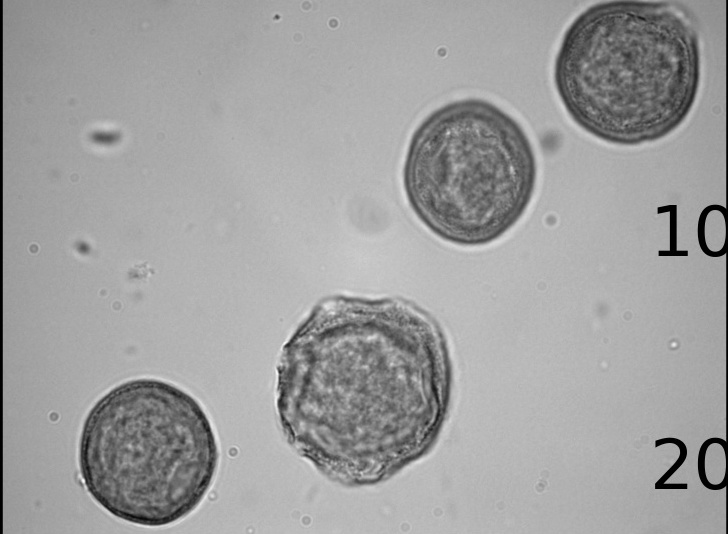
#> input picture presentation images/procedure/gray.jpg, 728 x 534 px
$ python -i Pollen_Extraction.py   (imports and definitions only)
#> lines starting #> are read from the running program, lines starting #| are printed output that depends on the picture; after the words box and inside, x2 and y2 are one past the last pixel; in counts of white or black regions, pixels touching at a corner belong together
import math
import numpy as np
import matplotlib.pyplot as plt
import matplotlib.patches as mpatches
from skimage import io, filters, morphology, color, segmentation
from skimage.color import rgb2gray, label2rgb
from skimage.measure import label, regionprops
from PIL import Image, ImageDraw, ImageFont
import os
import time
from datetime import timedelta


# Pollen_Extraction class extract pollen images from sample images
# Services;
# extract_folder(source_directory, save_directory, current_folder, n_dilation)   # for dataset parsing
# extract_PIL_Image(PILImage, n_dilation=16)        # for single image, for user sample image

class Pollen_Extraction:

    def __init__(self):
        pass

    # this function will be used to process images from users
    def extract_PIL_Image(self, PILImage, n_dilation=16):
        original_img, gray_img, thresholded_img = self.get_image_and_threshold(PILImage=PILImage, plot=True)
        dilated_img = self.binary_dilation(thresholded_img, n_dilation)
        labeled_images, box_coordinates = self.label_image(dilated_img, gray_img, original_img, plot=True)
        return labeled_images, box_coordinates

    # [31 lines left out: functions extract_folder, extract_image, not called in this run]

    def binary_dilation(self, thresholded_img, n_dilation):
        image_dilated = thresholded_img  # OR binary_erosion
        for x in range(n_dilation):
            image_dilated = morphology.binary_dilation(image_dilated)
        return image_dilated

    def get_image_and_threshold(self, file_name=None, PILImage=None, plot=False):
        if file_name is not None:
            img = io.imread(file_name)  # Load Image
        else:
            img = np.array(PILImage)

        image = rgb2gray(img)

        # threshold_otsu, threshold_niblack, threshold_sauvola
        threshold = filters.threshold_otsu(image)  # Calculate threshold
        image_thresholded = image < threshold  # Apply threshold

        if plot:
            # Show the results
            fig, ax = plt.subplots(1, 3)
            ax[0].imshow(img)
            ax[1].imshow(image, 'gray')
            ax[2].imshow(image_thresholded, 'gray')
            ax[0].set_title("Original")
            ax[1].set_title("Gray")
            ax[2].set_title("Thresholded")
            # plt.savefig('threshold.jpg', dpi=500, bbox_inches='tight')
            plt.show()
        return img, image, image_thresholded

    def label_image(self, dilated_img, gray_img, original_img, file_name=None, save_folder=None, err_folder=None, plot=False):
        # label image regions
        label_image = label(dilated_img)
        # to make the background transparent, pass the value of `bg_label`,
        # and leave `bg_color` as `None` and `kind` as `overlay`
        image_label_overlay = label2rgb(label_image, image=gray_img, bg_label=0)

        if plot:
            fig, ax = plt.subplots(figsize=(10, 6))
            ax.imshow(image_label_overlay)

        ims = []
        box_coordinates = []
        for i, region in enumerate(regionprops(label_image)):
            # take regions with large enough areas
            if region.area >= (300 * 300):
                # get segmented image
                im = self.get_segmented_image(region.coords, original_img, file_name, i, save_folder, err_folder, plot=plot)
                if im is not None:
                    ims.append(im)
                if plot:
                    # draw rectangle around segmented coins
                    minr, minc, maxr, maxc = region.bbox
                    box_coordinates.append((minr, minc, maxr, maxc))
                    rect = mpatches.Rectangle((minc, minr), maxc - minc, maxr - minr, fill=False, edgecolor='red', linewidth=2)
                    ax.add_patch(rect)
        if plot:
            plt.tight_layout()
            # plt.savefig('label.jpg', dpi=500, bbox_inches='tight')
            plt.show()
        return ims, box_coordinates

    # [94 lines left out: functions get_segmented_image, add_padding, main, not called in this run]

    # [9 lines of commented-out code are left out]


# [2 lines not run here, left out]

>>> import cv2
>>> picture = cv2.cvtColor(cv2.imread('../../presentation images/procedure/gray.jpg'), cv2.COLOR_BGR2RGB)
#> picture is the input picture: shape (534, 728, 3); min 0, max 251, mean 159.4
>>> result = Pollen_Extraction().extract_PIL_Image(picture)
#> in get_image_and_threshold, `threshold = filters.threshold_otsu(image)`: threshold = 0.521
#> in get_image_and_threshold, `image_thresholded = image < threshold`:
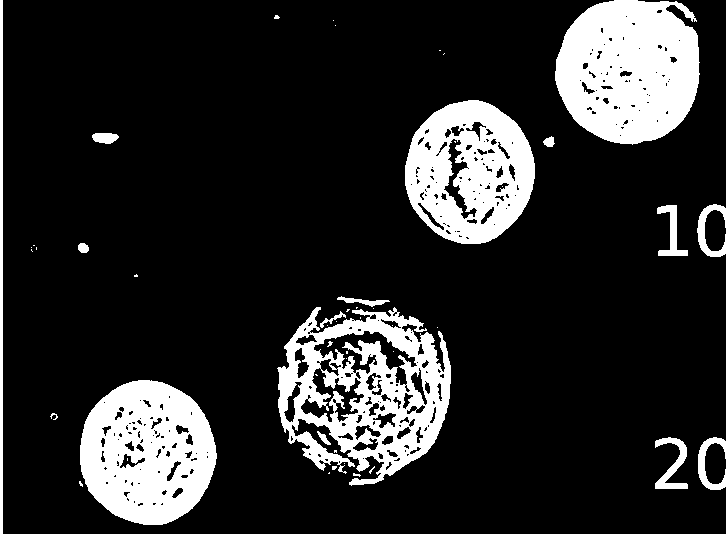
#> image_thresholded: shape (534, 728) bool; 16.7% white; 48 white regions (33 under 20 px), largest, box (x1, y1, x2, y2) and area: (555, 0, 700, 145) 16450, (277, 307, 451, 486) 15493, (80, 380, 217, 525) 14381
#> in get_image_and_threshold, `plt.show()`:
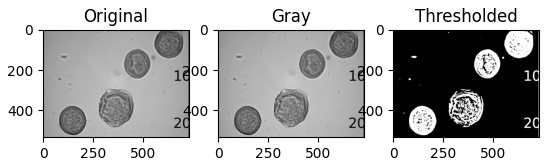
#> figure drawn by matplotlib, 3 panels
#> the loop in binary_dilation, `for x in range(n_dilation):` made 16 passes
#> pass 1, in binary_dilation, `image_dilated = morphology.binary_dilation(image_dilated)`:
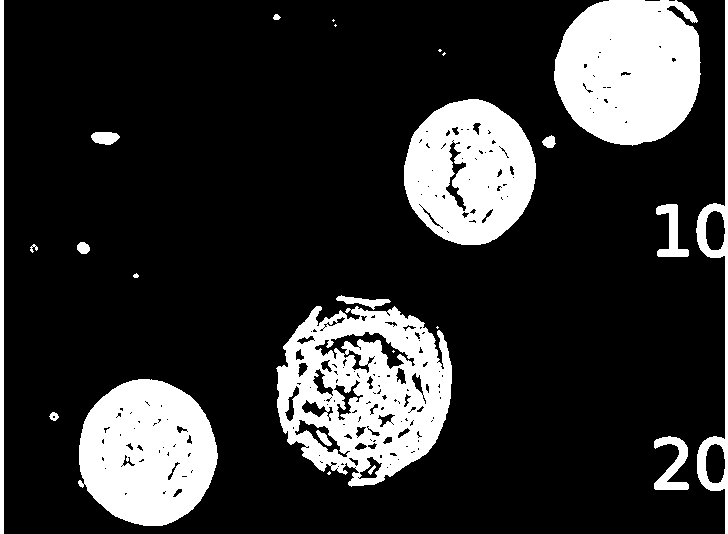
#> image_dilated: shape (534, 728) bool; 19.2% white; 25 white regions (7 under 20 px), largest, box (x1, y1, x2, y2) and area: (276, 306, 452, 487) 19631, (554, 0, 701, 146) 17263, (78, 379, 218, 526) 15529
#> pass 3, in binary_dilation, `image_dilated = morphology.binary_dilation(image_dilated)`:
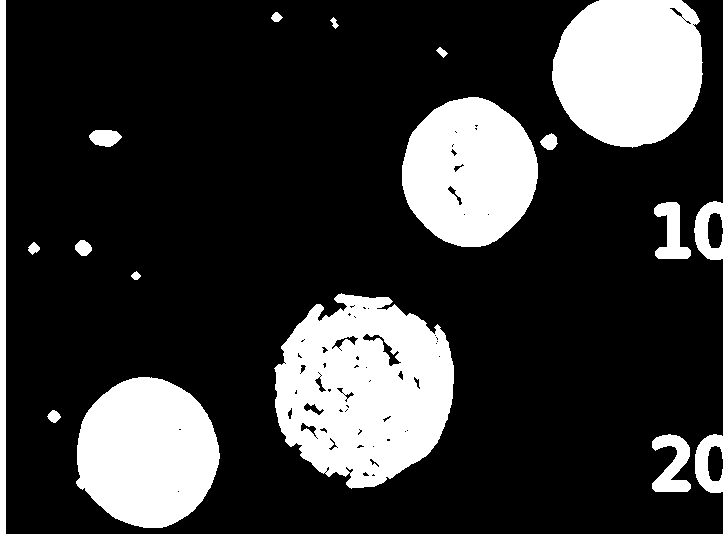
#> image_dilated: shape (534, 728) bool; 22.4% white; 17 white regions, largest, box (x1, y1, x2, y2) and area: (274, 293, 454, 489) 25147, (552, 0, 703, 148) 18242, (76, 377, 220, 528) 16713
#> after the loop in binary_dilation, `for x in range(n_dilation):`:
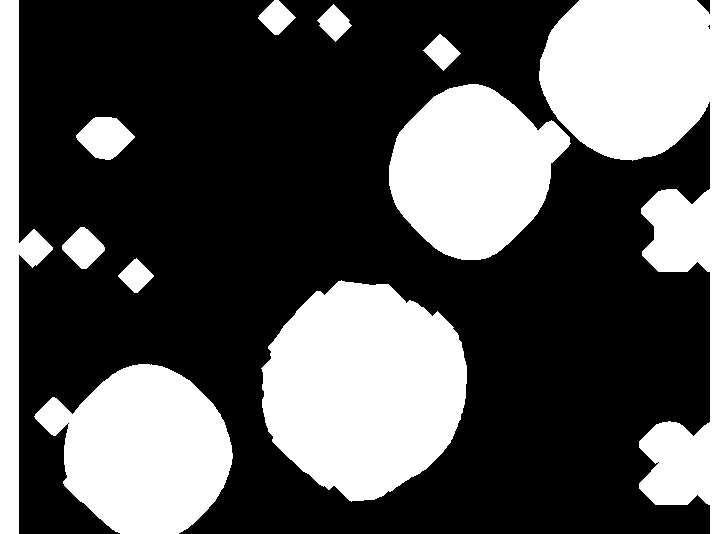
#> image_dilated: shape (534, 728) bool; 35.3% white; 11 white regions, largest, box (x1, y1, x2, y2) and area: (539, 0, 728, 534) 42052, (261, 280, 467, 502) 33917, (34, 364, 233, 534) 23003
#> in label_image, `label_image = label(dilated_img)`:
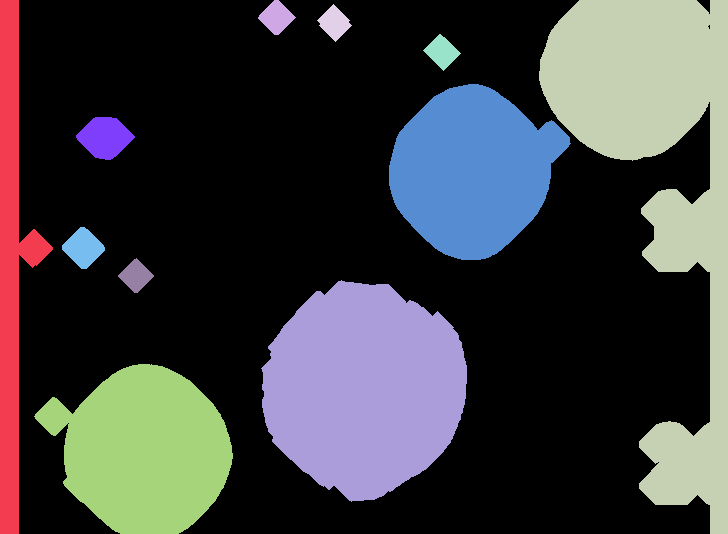
#> label_image: shape (534, 728) int32; 12 distinct labels, from 0 to 11; one colour per label, 0 black
#> in label_image, `image_label_overlay = label2rgb(label_image, image=gray_img, bg_label=0)`:
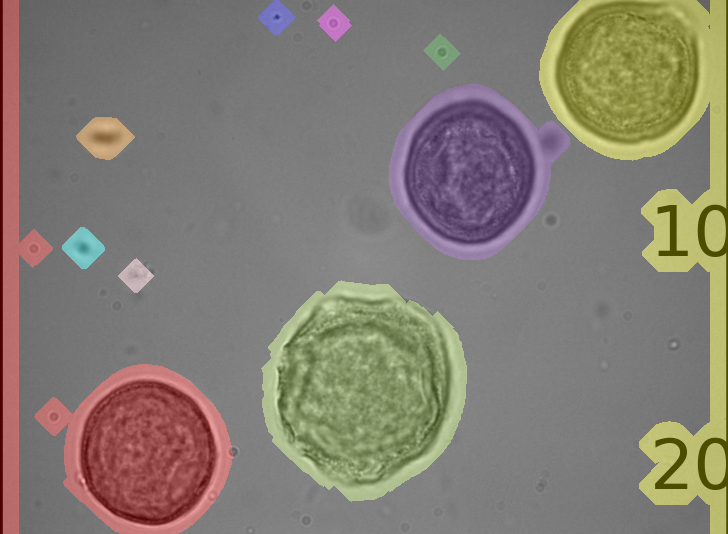
#> image_label_overlay: shape (534, 728, 3) float64; mean R, G, B 0.519, 0.493, 0.454
#> the loop in label_image, `for i, region in enumerate(regionprops(label_image)):` made 11 passes
#> after the loop in label_image, `for i, region in enumerate(regionprops(label_image)):`: box_coordinates = []
#> result = ([], [])
